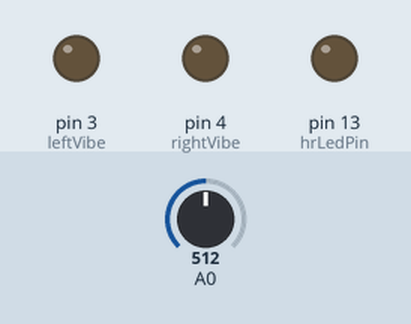
This sketch was run on a simulated Arduino Uno, built with avr-gcc and run on an emulated ATmega328P. Parts: output pins drawn as LEDs (lit = HIGH). Inputs (shaded band) come from the test bench; at power-on: A0 = 512. What the sketch prints to the serial monitor is not drawn.

Above: at 0.1 s.
Timing chart, 0 to 1.6 s (numbered marks = the images above):
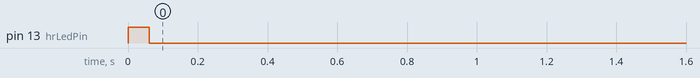

The sketch:

controller_ino.ino
```cpp
bool heartbeatDetected(int IRSensorPin, int delayVal) {
  static int maxValue = 0;
  static bool isPeak = false;
  int rawValue;
  bool result = false;

  rawValue = analogRead(IRSensorPin);
  rawValue *= (1000/delayVal);

  if (rawValue * 4L < maxValue) {
    maxValue = rawValue * 0.8;
  }

  if (rawValue > maxValue - (1000/delayVal)) {
    if (rawValue > maxValue) {
      maxValue = rawValue;
    }

    if (isPeak == false) {
      result = true;
    }

    isPeak = true;
  } else if (rawValue < maxValue - (3000/delayVal)) {
    isPeak = false;
    maxValue -= (1000/delayVal);
  }

  return result;
}

// main code

int hrLedPin = 13;
int analogPin = 0;

int leftVibe = 3;
int rightVibe = 4;

const int delayMsec = 60;

String myInput = "";
bool stringComplete = false;
String leftValue = "0";
String rightValue = "0";
int beat = 0;

void setup() {
  pinMode(hrLedPin, OUTPUT);

  Serial.begin(9600);
  Serial.println("Initialize.");
}

void serialEvent() {
  while (Serial.available()) {
    char inChar = (char)(Serial.read());
    myInput += inChar;
    if (inChar == '\n') {
      stringComplete = true;
    }
  }
}

void loop () {
  static int beatMsec = 0;
  int heartRateBPM = 0;

  int value_left = myInput.lastIndexOf("Intensity: ") + 11;
  int value_right = value_left + 1;
  int value_end = value_right + 1;

  leftValue = String(myInput.substring(value_left, value_right));
  rightValue = String(myInput.substring(value_right, value_end));

  if (leftValue.equals("3")) {
    analogWrite(leftVibe, 255);
  } else if (leftValue.equals("1")) {
    analogWrite(leftVibe, 64);
  } else if (leftValue.equals("2")) {
    analogWrite(leftVibe, 128);
  } else {
    analogWrite(leftVibe, 0);
  }

  if (rightValue.equals("3")) {
    analogWrite(rightVibe, 255);
  } else if (rightValue.equals("1")) {
    analogWrite(rightVibe, 64);
  } else if (rightValue.equals("2")) {
    analogWrite(rightVibe, 128);
  } else {
    analogWrite(rightVibe, 0);
  }

  if (heartbeatDetected(analogPin, delayMsec)) {
    heartRateBPM = 60000 / beatMsec;
    digitalWrite(hrLedPin, 1);

    if (heartRateBPM > 160) {
      heartRateBPM = 160;
    } else if (heartRateBPM < 75) {
      heartRateBPM = 75;
    }

    Serial.print("HR: ");
    Serial.println(heartRateBPM);

    beatMsec = 0;
  } else {
    digitalWrite(hrLedPin, 0);
  }

  delay(delayMsec);
  beatMsec += delayMsec;
  stringComplete = false;
}
```

Measured:
- by itself, pin 13 (hrLedPin): LOW → HIGH at 0.00 s, → LOW 0.06 s later
